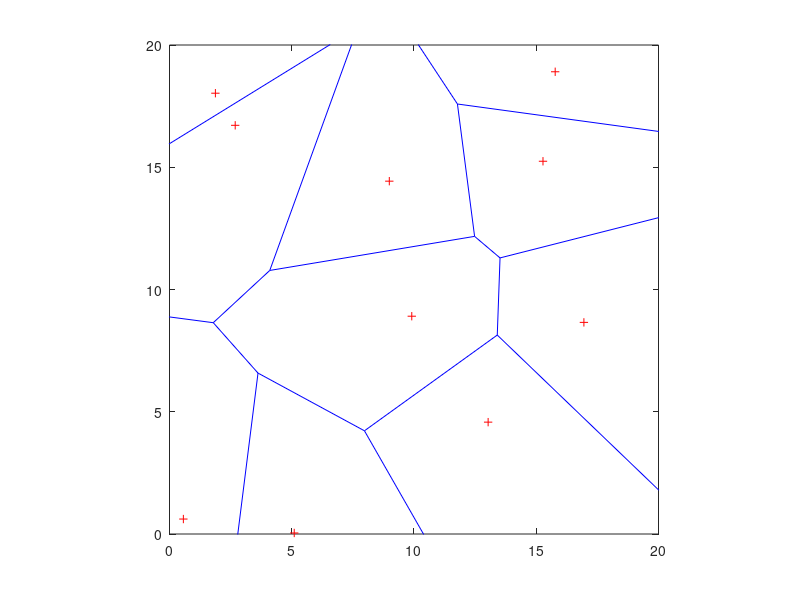

Write the MATLAB code that produced this figure.
% main_polyMESH.m
% 
%
%%%%%%%%%%%%%%%%%%%%%%%%%%%%%%%%%%%%%%%%%%%%%%%%%%%%%%%%%%%%%%%%%%%%%%%%%%%%%%%%%
%
% Purpose: Routine for the generation of finite element meshes of 
%          polycrystalline microstructures with fully bonded grains
%
%
% This code is part of the following article. If used for other research,
% please acknowledge this contribution by citing the following reference: 
%
% M. Paggi, M. Corrado, J. Reinoso (2018) Fracture of solar-grade anisotropic
% polycrystalline Silicon: A combined phase field - cohesive zone model approach,
% Computer Methods in Applied Mechanics and Engineering, 
% Volume 330, 1 March 2018, Pages 123-148,
% https://doi.org/10.1016/j.cma.2017.10.021  
%%%%%%%%%%%%%%%%%%%%%%%%%%%%%%%%%%%%%%%%%%%%%%%%%%%%%%%%%%%%%%%%%%%%%%%%%%%%%%%%%

clc
clear all

%%%%%%%%%%%%%%%%%%%%%%%%%%%%%%%%%%%%%%%%%%%%%%%%%%%%%%%%%%%%%%%%%%%%%%%%%%%%%%%%%
% Input data
dim_x=20;           % dimension of the specimen in the x-direction
dim_y=20;           % dimension of the specimen in the y-direction
nb_grains=10;       % number of grains to be generated in the specimen
quadrangle=true;    % true: the specimen will be meshed with quadrangular elements
                    % false: the specimen will be meshed with triangular elements
sf=1;               % scale factor, to rescale the specimen size
lc=2;               % approximate finite element size, for Gmsh


%%%%%%%%%%%%%%%%%%%%%%%%%%%%%%%%%%%%%%%%%%%%%%%%%%%%%%%%%%%%%%%%%%%%%%%%%%%%%%%%%
% Generation of the polygrain microstructure with the Voronoi algorithm
rand('state',1);    % the second parameter is a kind of seed for the random
                    % set of points generated by rand()
x=rand(1,nb_grains)*dim_x;
y=rand(1,nb_grains)*dim_y;
[vx,vy] = voronoi(x,y,[]);
[v,c]=voronoin([x(:) y(:)]);
plot(x,y,'r+',vx,vy,'b-'); axis equal
xlim([0 dim_x]);
ylim([0 dim_y]);

% Construction of the connectivity matrix of the grains (connect_gr)
connect_gr=zeros(nb_grains,100);
for i=1:length(c)
    prov=c{i,1};
    vertices_per_grains(i)=length(prov);    % vertices_per_grains contains the number of vertices for each grain
    for j=1:length(prov)
        connect_gr(i,j)=prov(j);            % connectivity matrix of the grains
    end
end

nb_segments=length(vx);  % total number of segments
nb_nodes=length(v);      % total number of vertices

% The Voronoi algorithm generates grains that are extended beyond the edges
% of the specimen. They have to be modified by limiting their size in
% correspondence of the edges of the specimen.

% The segments of the grains that intersect the edges of the specimen are
% identified
k=0;
for i=1:nb_segments
    if ((vx(1,i)<0) | (vx(1,i)>dim_x) |(vx(2,i)<0) | (vx(2,i)>dim_x) | (vy(1,i)<0) | (vy(1,i)>dim_y) | (vy(2,i)<0) | (vy(2,i)>dim_y))
        if ((((vx(1,i)>0) & (vx(1,i)<dim_x)) | ((vx(2,i)>0) & (vx(2,i)<dim_x))) & (((vy(1,i)>0) & (vy(1,i)<dim_y)) | ((vy(2,i)>0) & (vy(2,i)<dim_y))))
            k=k+1;
            out(k)=i;   % segments intersecting the edges of the specimen
        end
    end
end

% Nodes 1 e 2 of the segments intersecting the edges of the specimen
node1=zeros(k,1);
node2=zeros(k,1);

% The nodes that are outside the domain of the specimen are identified
for i=1:k
    for j=1:nb_nodes
        if (abs(vx(1,out(i))-v(j,1))<0.00001 & abs(vy(1,out(i))-v(j,2))<0.00001)
            node1(i)=j;
        end
        if (abs(vx(2,out(i))-v(j,1))<0.00001 & abs(vy(2,out(i))-v(j,2))<0.00001)
            node2(i)=j;
        end
    end
    if node1(i)==0
        node1(i)=1;
    end
    if node2(i)==0
        node2(i)=1;
    end
end

% For each segment that intersects the domain the adiacent grains are
% identified
for i=1:k
    w=0;
    for j=1:nb_grains
        flag=0;
        for h=1:10
            if (flag==0 & node1(i)==connect_gr(j,h))
                for l=1:10
                    if (node2(i)==connect_gr(j,l))
                        w=w+1;
                        gr(w)=j;
                        flag=1;
                    end
                end
            end
        end
    end
    
    % For each intersecting segment the edge of intersection is determined.
    % The id_numbers of the edges of the specimen are the followings:
    %         ____3___
    %        |        |
    %      4 |        | 2
    %        |        |
    %        |________|
    %             1 
    edge=0;          
    A=[(vx(1,out(i))) (vx(2,out(i)))];
    if max(A)>dim_x
        xint=dim_x;
        yint=vy(1,out(i))+(xint-vx(1,out(i)))*(vy(2,out(i))-vy(1,out(i)))/(vx(2,out(i))-vx(1,out(i)));
        if (yint>0 & yint<dim_y)
            edge=2;
        end
    elseif min(A)<0
        xint=0;
        yint=vy(1,out(i))+(xint-vx(1,out(i)))*(vy(2,out(i))-vy(1,out(i)))/(vx(2,out(i))-vx(1,out(i)));
        if (yint>0 & yint<dim_y)
            edge=4;
        end
    end
    B=[(vy(1,out(i))) (vy(2,out(i)))];
    if max(B)>dim_y
        yint=dim_y;
        xint=vx(1,out(i))+(yint-vy(1,out(i)))*(vx(2,out(i))-vx(1,out(i)))/(vy(2,out(i))-vy(1,out(i)));
        if (xint>0 & xint<dim_x)
            edge=3;
        end
    elseif min(B)<0
        yint=0;
        xint=vx(1,out(i))+(yint-vy(1,out(i)))*(vx(2,out(i))-vx(1,out(i)))/(vy(2,out(i))-vy(1,out(i)));
        if (xint>0 & xint<dim_x)
            edge=1;
        end
    end
    
    % The coordinates of the intersection points are determined
    if edge==1
        yint=0;
        xint=vx(1,out(i))+(yint-vy(1,out(i)))*(vx(2,out(i))-vx(1,out(i)))/(vy(2,out(i))-vy(1,out(i)));
    elseif edge==2
        xint=dim_x;
        yint=vy(1,out(i))+(xint-vx(1,out(i)))*(vy(2,out(i))-vy(1,out(i)))/(vx(2,out(i))-vx(1,out(i)));
    elseif edge==3
        yint=dim_y;
        xint=vx(1,out(i))+(yint-vy(1,out(i)))*(vx(2,out(i))-vx(1,out(i)))/(vy(2,out(i))-vy(1,out(i)));
    elseif edge==4
        xint=0;
        yint=vy(1,out(i))+(xint-vx(1,out(i)))*(vy(2,out(i))-vy(1,out(i)))/(vx(2,out(i))-vx(1,out(i)));
    end
    
    % The connectivity matrix of the grains is modified by adding the points 
    % of intersection between the original segments and the edges of the
    % specimen
    for h=1:w
        connect_gr(gr(h),vertices_per_grains(gr(h))+1)=nb_nodes+1;
        vertices_per_grains(gr(h))=vertices_per_grains(gr(h))+1;
    end
    nb_nodes=nb_nodes+1;
    % the coordinates of the new vertex are inserted in the vector v
    v(nb_nodes,1)=xint;
    v(nb_nodes,2)=yint;
end

corners=[0 0; dim_x 0; dim_x dim_y; 0 dim_y];
for i=1:4
    dist_x=0;
    dist_y=0;
    min_dist_x=dim_x;
    min_dist_y=dim_y;
    for j=1:nb_nodes
        if (v(j,2)==corners(i,2))
            dist_x=abs(corners(i,1)-v(j,1));
            if (dist_x < min_dist_x)
                min_dist_x=dist_x;
                idx=j;
            end
        end
        
        if v(j,1)==corners(i,1)
            dist_y=abs(corners(i,2)-v(j,2));
            if dist_y < min_dist_y
                min_dist_y=dist_y;
                idy=j;
            end
        end
    end

    for j=1:nb_grains
        if (find(idx-connect_gr(j,1:vertices_per_grains(j))==0))
            if (find(idy-connect_gr(j,1:vertices_per_grains(j))==0))
                vertices_per_grains(j)=vertices_per_grains(j)+1;
                connect_gr(j,vertices_per_grains(j))=nb_nodes+1;
            end
        end
    end
nb_nodes=nb_nodes+1;
v(nb_nodes,:)=corners(i,:);
end

% The vertices outside the specimen edges are deleted from the
% connectivity matrix of the grains
for i=1:nb_grains
    k=1;
    for j=1:100
        if connect_gr(i,k)~=0
            if (v(connect_gr(i,k),1)<0 | v(connect_gr(i,k),1)>dim_x | v(connect_gr(i,k),2)<0 | v(connect_gr(i,k),2)>dim_y)
                for h=k:19
                    connect_gr(i,h)=connect_gr(i,h+1);
                end
                vertices_per_grains(i)=vertices_per_grains(i)-1;
                k=k;
            else
                k=k+1;
            end
        end
    end
end

% The vertices of the grains are ordered counterclockwise
for i=1:nb_grains
    centre(i,1)=x(i);
    centre(i,2)=y(i);
    for j=1:vertices_per_grains(i)
        deltay=(v(connect_gr(i,j),2)-centre(i,2));
        deltax=(v(connect_gr(i,j),1)-centre(i,1));
        tang(j)=deltay/deltax;
        if (deltay>0 & deltax>0)
            teta(j)=atan(tang(j));
        elseif (deltay>0 & deltax<0)|(deltay<0 & deltax<0)
            teta(j)=atan(tang(j))+pi;
        elseif (deltay<0 & deltax>0)
            teta(j)=atan(tang(j))+2*pi;
        end
    end
    prov=zeros(1,100);
    for j=1:vertices_per_grains(i)
        [C,index]=min(teta);
        prov(j)=connect_gr(i,index);
        teta(index)=10;
    end
    connect_gr(i,:)=prov(:);
    connect_gr(i,vertices_per_grains(i)+1)=connect_gr(i,1);
end

% The nodes outside the domain of the specimen are deleted from the vector
% of the nodal coordinates (coord); the remaining nodes are re-numbered and
% the connectivity matrix is modified accordingly
nb_nodes=length(v);
ind=1;
for i=1:length(v)
    nb_nodes=nb_nodes;
    if (i==1 | v(i,1)<0 | v(i,1)>dim_x | v(i,2)<0 | v(i,2)>dim_y)
        for j=ind:nb_nodes-1
            coord(j,:)=v(j+i-ind+1,:);
            new_id(j+i-ind+1,1)=j;
        end
        new_id(i)=0;
        nb_nodes=nb_nodes-1;
    else
        ind=ind+1;
    end
end

for i=1:nb_grains
    for j=1:vertices_per_grains(i)+1
        connect_gr(i,j)=new_id(connect_gr(i,j));
    end
end


%%%%%%%%%%%%%%%%%%%%%%%%%%%%%%%%%%%%%%%%%%%%%%%%%%%%%%%%%%%%%%%%%%%%%%%%%%%%%%%%%
% Construction of the geometrical entities for Gmsh

% The model is re-scaled (if necessary)
coord=coord*sf;
nb_nodes=length(coord);

% Lines and lineloops are constructed
nline=0;
for i=1:nb_grains
    for j=1:vertices_per_grains(i)
        node1=connect_gr(i,j);
        node2=connect_gr(i,j+1);
		sign=0;
		for k=1:nline
		    if(mline(k,1)==node1)
		        if (mline(k,2)==node2)
		            sign=+1;
		            numline=k;
		        end
		    end
		    if(mline(k,1)==node2)
		        if (mline(k,2)==node1)
		            sign=-1;
		            numline=k;
		        end
		    end
		end
		if (sign==0)
		    nline=nline+1;
            mline(nline,1)=node1;
            mline(nline,2)=node2;
            numline=nline;
            sign=+1;
        end
        lineloop(i,j)=numline*sign;
    end
end

% The lines constituting the grain boundaries, except those coincident with 
% one of the specimen edges, are stored in a separate vector ('int_lines')
k=0;
h=0;
for i=1:length(mline)
    if (coord(mline(i,1),1)==0 | coord(mline(i,1),1)==dim_x | coord(mline(i,1),2)==0 | coord(mline(i,1),2)==dim_y)
        if (coord(mline(i,2),1)==0 | coord(mline(i,2),1)==dim_x | coord(mline(i,2),2)==0 | coord(mline(i,2),2)==dim_y)
            k=k+1;
            edge_lines(k)=i;
        else
            h=h+1;
            int_lines(h)=i;
        end    
    else
        h=h+1;
        int_lines(h)=i;
    end
end


%%%%%%%%%%%%%%%%%%%%%%%%%%%%%%%%%%%%%%%%%%%%%%%%%%%%%%%%%%%%%%%%%%%%%%%%%%%%%%%%% 
% OUTPUT 

fid=fopen('input_Gmsh.geo','w');
fprintf(fid,'%s \n','// INPUT DATA FOR GMSH');
fprintf(fid,'\n');
fprintf(fid,'lc=%i;\n',lc);
fprintf(fid,'\n');

for i=1:nb_nodes
    fprintf(fid,'Point(%i) = {%i,%i,0,lc};\n',i,coord(i,1),coord(i,2));
end
fprintf(fid,'\n');

for i=1:nline
    fprintf(fid,'Line(%i) = {%i,%i};\n',i,mline(i,1),mline(i,2));
end
fprintf(fid,'\n');

for i=1:nb_grains
    fprintf(fid,'Line Loop(%i) = {',i);
    for j=1:vertices_per_grains(i)-1
        fprintf(fid,'%i,',lineloop(i,j));
    end
    fprintf(fid,'%i};\n',lineloop(i,vertices_per_grains(i)));
end
fprintf(fid,'\n');

for i=1:nb_grains
    fprintf(fid,'Plane Surface(%i) = {%i};\n',i,i);
end
fprintf(fid,'\n');

% A tag is defined for the lines constituting the grain boundaries
fprintf(fid,'Physical Line(200) = {');
for i=1:length(int_lines)-1
    fprintf(fid,'%i,',int_lines(i));
end
fprintf(fid,'%i};\n',int_lines(length(int_lines)));
fprintf(fid,'\n');

% A tag is defined for the surfaces of the grains
fprintf(fid,'Physical Surface(300) = {');
for i=1:nb_grains-1
    fprintf(fid,'%i,',i);
end
fprintf(fid,'%i};\n',nb_grains);

if (quadrangle)
    fprintf(fid,'\n');
    fprintf(fid,'Recombine Surface {');
    for i=1:nb_grains-1
        fprintf(fid,'%i,',i);
    end
    fprintf(fid,'%i};\n',nb_grains);
end

fclose(fid);
